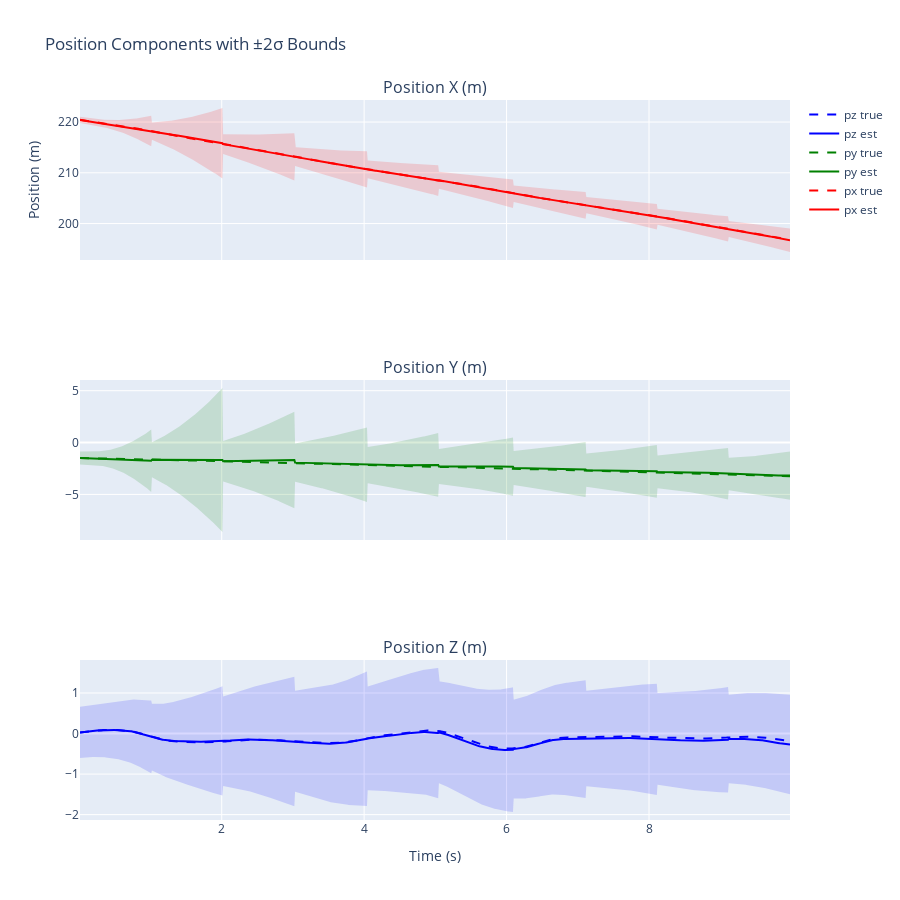

Source (notebook cell):
### Markdown cell above
## Plot Position (m)

Position updates should pull the estimate toward truth and reduce the ±2σ band. If divergence occurs, check:
- H matches EKF local coords ([0, R, 0] for world-position).
- Measurement noise R reflects your sensor.
- Process noise (IMU) is not overconfident.

### Code cell
# 3 subplots for px, py, pz
fig = make_subplots(rows=3, cols=1, shared_xaxes=True, subplot_titles=("Position X (m)", "Position Y (m)", "Position Z (m)"))
color_rgb = {0: ("rgba(255,0,0,0.15)", "#ff0000"), 1: ("rgba(0,128,0,0.15)", "#008000"), 2: ("rgba(0,0,255,0.15)", "#0000ff")}
for i, comp in enumerate(["x", "y", "z"]):
    fill_rgba, line_color = color_rgb[i]; mean = pos_est[:, i]; std2p = 2.0 * pos_std[:, i]; upper = mean + std2p; lower = mean - std2p; row = i + 1
    fig.add_trace(go.Scatter(x=times, y=upper, line=dict(color=line_color, width=0), showlegend=False), row=row, col=1)
    fig.add_trace(go.Scatter(x=times, y=lower, fill="tonexty", fillcolor=fill_rgba, line=dict(color=line_color, width=0), showlegend=False), row=row, col=1)
    fig.add_trace(go.Scatter(x=times, y=mean, name=f"p{comp} est", line=dict(color=line_color, width=2)), row=row, col=1)
    fig.add_trace(go.Scatter(x=times, y=pos_true[:, i], name=f"p{comp} true", line=dict(color=line_color, dash="dash", width=2)), row=row, col=1)
fig.update_layout(height=900, title_text="Position Components with ±2σ Bounds", xaxis3_title="Time (s)", yaxis_title="Position (m)", showlegend=True)
fig.show()

### Figure 1 — Plotly figure (JSON) as saved in the notebook; plotly's stock layout.template omitted (floating-point values rounded to 4 significant figures; data arrays with more than 128 entries replaced by an {"elided": "..."} marker saying what was removed)
{"data": [{"line": {"color": "#ff0000", "width": 0}, "showlegend": false, "type": "scatter", "x": {"elided": "988 float values"}, "xaxis": "x", "y": {"elided": "988 float values"}, "yaxis": "y"}, {"fill": "tonexty", "fillcolor": "rgba(255,0,0,0.15)", "line": {"color": "#ff0000", "width": 0}, "showlegend": false, "type": "scatter", "x": {"elided": "988 float values"}, "xaxis": "x", "y": {"elided": "988 float values"}, "yaxis": "y"}, {"line": {"color": "#ff0000", "width": 2}, "name": "px est", "type": "scatter", "x": {"elided": "988 float values"}, "xaxis": "x", "y": {"elided": "988 float values"}, "yaxis": "y"}, {"line": {"color": "#ff0000", "dash": "dash", "width": 2}, "name": "px true", "type": "scatter", "x": {"elided": "988 float values"}, "xaxis": "x", "y": {"elided": "989 float values"}, "yaxis": "y"}, {"line": {"color": "#008000", "width": 0}, "showlegend": false, "type": "scatter", "x": {"elided": "988 float values"}, "xaxis": "x2", "y": {"elided": "988 float values"}, "yaxis": "y2"}, {"fill": "tonexty", "fillcolor": "rgba(0,128,0,0.15)", "line": {"color": "#008000", "width": 0}, "showlegend": false, "type": "scatter", "x": {"elided": "988 float values"}, "xaxis": "x2", "y": {"elided": "988 float values"}, "yaxis": "y2"}, {"line": {"color": "#008000", "width": 2}, "name": "py est", "type": "scatter", "x": {"elided": "988 float values"}, "xaxis": "x2", "y": {"elided": "988 float values"}, "yaxis": "y2"}, {"line": {"color": "#008000", "dash": "dash", "width": 2}, "name": "py true", "type": "scatter", "x": {"elided": "988 float values"}, "xaxis": "x2", "y": {"elided": "989 float values"}, "yaxis": "y2"}, {"line": {"color": "#0000ff", "width": 0}, "showlegend": false, "type": "scatter", "x": {"elided": "988 float values"}, "xaxis": "x3", "y": {"elided": "988 float values"}, "yaxis": "y3"}, {"fill": "tonexty", "fillcolor": "rgba(0,0,255,0.15)", "line": {"color": "#0000ff", "width": 0}, "showlegend": false, "type": "scatter", "x": {"elided": "988 float values"}, "xaxis": "x3", "y": {"elided": "988 float values"}, "yaxis": "y3"}, {"line": {"color": "#0000ff", "width": 2}, "name": "pz est", "type": "scatter", "x": {"elided": "988 float values"}, "xaxis": "x3", "y": {"elided": "988 float values"}, "yaxis": "y3"}, {"line": {"color": "#0000ff", "dash": "dash", "width": 2}, "name": "pz true", "type": "scatter", "x": {"elided": "988 float values"}, "xaxis": "x3", "y": {"elided": "989 float values"}, "yaxis": "y3"}], "layout": {"annotations": [{"font": {"size": 16}, "showarrow": false, "text": "Position X (m)", "x": 0.5, "xanchor": "center", "xref": "paper", "y": 1, "yanchor": "bottom", "yref": "paper"}, {"font": {"size": 16}, "showarrow": false, "text": "Position Y (m)", "x": 0.5, "xanchor": "center", "xref": "paper", "y": 0.6111, "yanchor": "bottom", "yref": "paper"}, {"font": {"size": 16}, "showarrow": false, "text": "Position Z (m)", "x": 0.5, "xanchor": "center", "xref": "paper", "y": 0.2222, "yanchor": "bottom", "yref": "paper"}], "height": 900, "showlegend": true, "title": {"text": "Position Components with ±2σ Bounds"}, "xaxis": {"anchor": "y", "domain": [0, 1], "matches": "x3", "showticklabels": false}, "xaxis2": {"anchor": "y2", "domain": [0, 1], "matches": "x3", "showticklabels": false}, "xaxis3": {"anchor": "y3", "domain": [0, 1], "title": {"text": "Time (s)"}}, "yaxis": {"anchor": "x", "domain": [0.7778, 1], "title": {"text": "Position (m)"}}, "yaxis2": {"anchor": "x2", "domain": [0.3889, 0.6111]}, "yaxis3": {"anchor": "x3", "domain": [0, 0.2222]}}}
